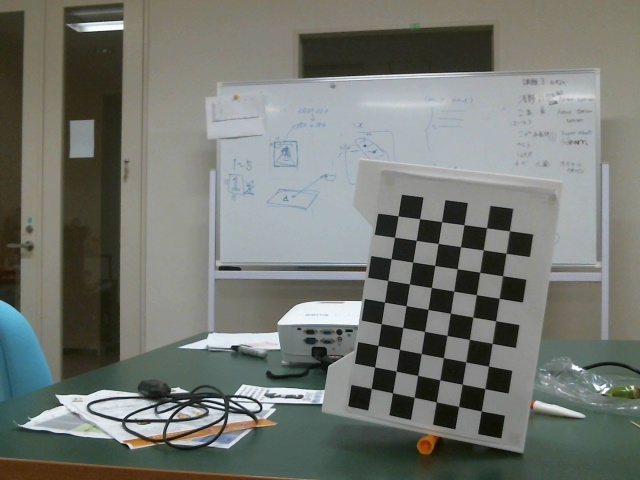
#> input picture stereo_calibrate/left3.jpg, 640 x 480 px
$ python stereo_calib.py   (older library calls are emulated)
#> lines starting #> are read from the running program, lines starting #| are printed output that depends on the picture
import numpy as np
import cv2

def get_camera_param():
    #camera_paramerter
    K_left = np.array([[663.42,    0,3.282e+02],
                       [    0,6.61e+02,2.425e+02],
                       [    0,    0,    1]])

    K_right = np.array([[661.5,    0,302.6],
                        [    0,660.9,255.8],
                        [    0,    0,    1]])


    dist_left = np.array([-0.0789,0.023,0,0])
    dist_right = np.array([-0.0349,-0.249,0,0])

    R_left = np.array([[1,0,0],
                       [0,1,0],
                       [0,0,1]])

    R_right = np.array([[    0.9965,0.0031, 0.0832],
                       [-6.2822e-04,0.9996,-0.0294],
                       [    -0.0832,0.0293, 0.9961]])

    T_left = np.array([[0],
                       [0],
                       [0]])

    T_right = np.array([[-262.15],
                        [- 22.71],
                        [ -3.599]])
    return K_left,K_right,dist_left,dist_right,R_left,R_right,T_left,T_right


left_img = cv2.imread("left3.jpg",1)
#> left_img is the input picture: shape (480, 640, 3); mean B, G, R 113.3, 119.3, 115.8
right_img = cv2.imread("right3.jpg",1)
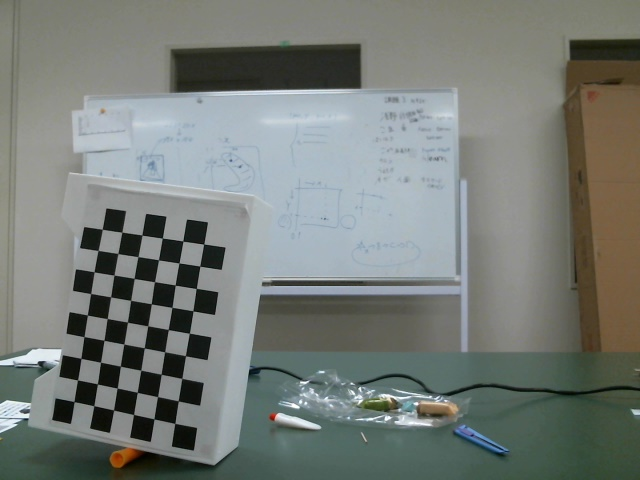
#> input picture stereo_calibrate/right3.jpg, 640 x 480 px
#> right_img is the input picture: shape (480, 640, 3); mean B, G, R 119.4, 124.2, 118.6

size = (640,480)

k_l,k_r,d_l,d_r,r_l,r_r,t_l,t_r = get_camera_param()

newcameramtx_l, roi=cv2.getOptimalNewCameraMatrix(k_l,d_l,(480,640),0,(480,640))
x,y,w,h = roi
dst_l = cv2.undistort(left_img, k_l, d_l, None, newcameramtx_l)
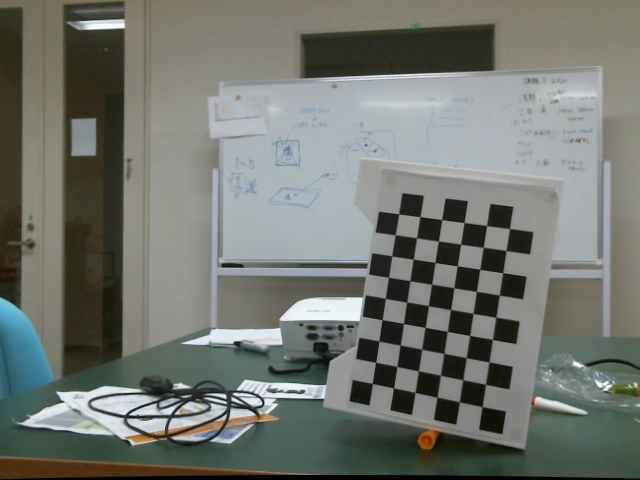
#> dst_l: shape (480, 640, 3); mean B, G, R 112.2, 118.2, 114.7
#dst_l = dst_l[y:y+h, x:x+w]
newcameramtx_r, roi=cv2.getOptimalNewCameraMatrix(k_r,d_r,(480,640),0,(480,640))
dst_r = cv2.undistort(right_img, k_r, d_r, None, newcameramtx_r)
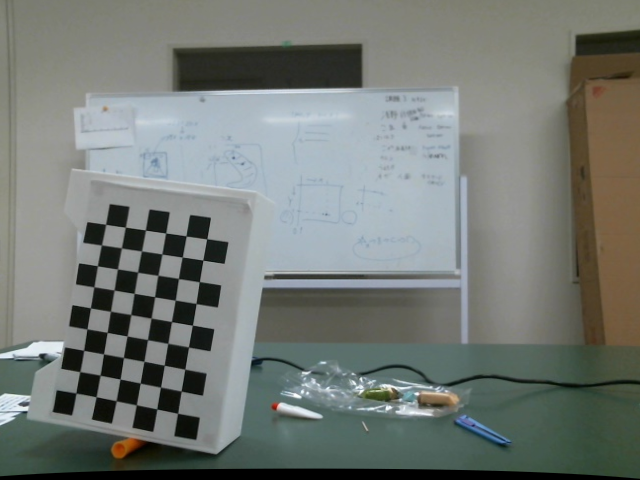
#> dst_r: shape (480, 640, 3); mean B, G, R 117, 121.7, 116.2

R1, R2, P1, P2, Q,n1,n2 = cv2.stereoRectify(k_l,d_l,k_r,d_r,size,r_r,t_r,flags=cv2.CALIB_ZERO_DISPARITY,
                                                 alpha=0,newImageSize=size)

map1,map2 = cv2.initUndistortRectifyMap(k_l,d_l,R2,P1,size,cv2.CV_32FC1)
map_r1,map_r2 = cv2.initUndistortRectifyMap(k_r,d_r,R1,P2,size,cv2.CV_32FC1)

left_dst = cv2.remap(left_img,map1,map2,cv2.INTER_LINEAR)
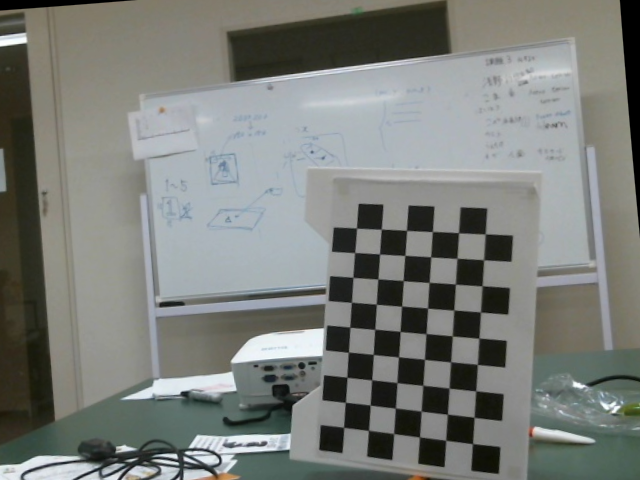
#> left_dst: shape (480, 640, 3); mean B, G, R 121.5, 125.8, 122.7
right_dst = cv2.remap(right_img,map_r1,map_r2,cv2.INTER_LINEAR)
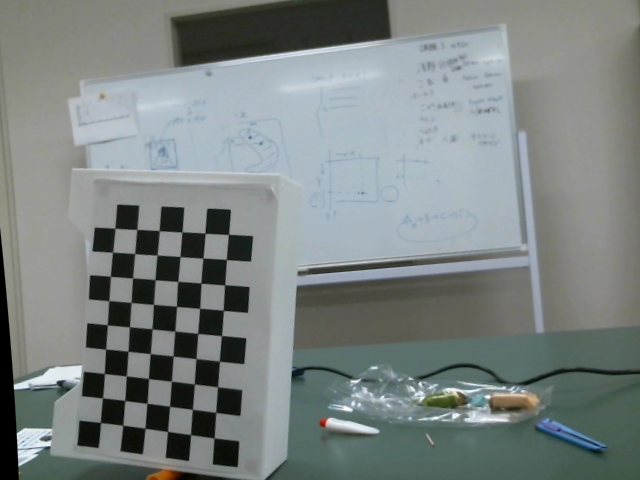
#> right_dst: shape (480, 640, 3); mean B, G, R 130.2, 131.4, 123.7
print(P2)
cv2.imshow("test_l",left_dst)
cv2.imshow("test_r",right_dst)
cv2.waitKey(0)
cv2.destroyAllWindows()
cv2.imwrite("stereo_calib_left.png",left_dst)
cv2.imwrite("stereo_calib_right.png",right_dst)
